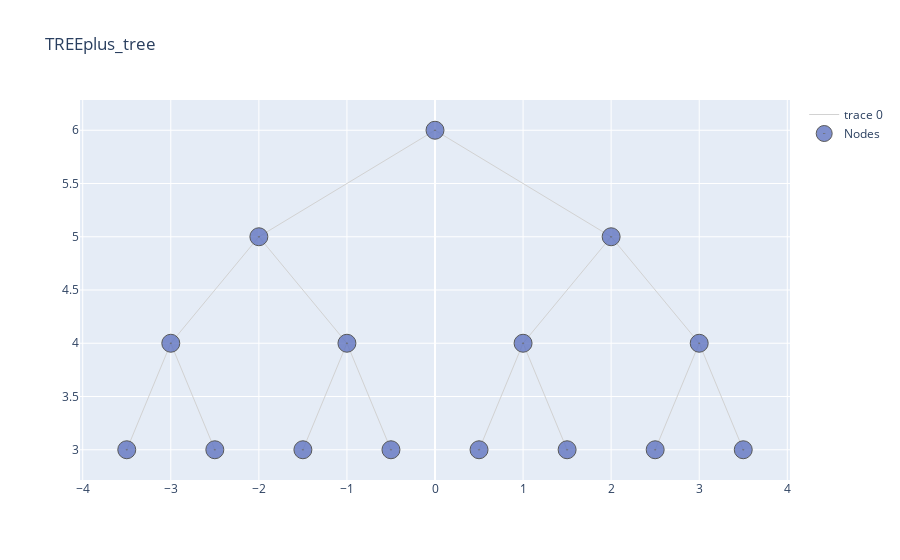

Write notebook code for a chart like this one.
### Markdown cell above
impurity value is the actual impurity in the node accotding to impurity fn aka. gini for the j classes

not for the classes created by twoing the final impuritry measure shown

tomorrow, attempts with cart fast two stage - need to really think about the displayed errors!! worried about tau not decreasing with tree growth , checking if a problem without twoing , no good still may be because of 4 classes 

then regression

then pruning visually

### Code cell
pd.set_option('display.max_rows', None)
pd.set_option('display.max_colwidth', 3000)



tree.print_tree(table = True, html = False).style.hide()

### Figure 1 — Plotly figure (JSON) as saved in the notebook; plotly's stock layout.template omitted (floating-point values rounded to 4 significant figures)
{"data": [{"hoverinfo": "none", "line": {"color": "rgb(210,210,210)", "width": 1}, "mode": "lines", "type": "scatter", "x": [0, -2, null, 0, 2, null, -2, -3, null, -2, -1, null, 2, 1, null, 2, 3, null, -3, -3.5, null, -3, -2.5, null, -1, -1.5, null, -1, -0.5, null, 1, 0.5, null, 1, 1.5, null, 3, 2.5, null, 3, 3.5, null], "y": [6, 5, null, 6, 5, null, 5, 4, null, 5, 4, null, 5, 4, null, 5, 4, null, 4, 3, null, 4, 3, null, 4, 3, null, 4, 3, null, 4, 3, null, 4, 3, null, 4, 3, null, 4, 3, null]}, {"hoverinfo": "text", "marker": {"color": "#6175c1", "line": {"color": "rgb(50,50,50)", "width": 1}, "size": 18, "symbol": "circle-dot"}, "mode": "markers", "name": "Nodes", "opacity": 0.8, "text": ["n8, Class: {1: 0.48, 2: 0.01, 3: 0.43, 4: 0.07}, tau : None, Samples : 928", "n9, Class: {1: 0.76, 2: 0.03, 3: 0.17, 4: 0.05}, tau : None, Samples : 4433", "n10, Class: {1: 0.46, 2: 0.03, 3: 0.05, 4: 0.46}, tau : None, Samples : 6159", "n11, Class: {1: 0.51, 2: 0.02, 3: 0.06, 4: 0.41}, tau : None, Samples : 4088", "n12, Class: {1: 0.12, 2: 0.02, 3: 0.46, 4: 0.39}, tau : None, Samples : 12407", "n13, Class: {1: 0.07, 2: 0.03, 3: 0.15, 4: 0.76}, tau : None, Samples : 20548", "n14, Class: {1: 0.04, 2: 0.02, 3: 0.3, 4: 0.64}, tau : None, Samples : 603", "n15, Class: {1: 0.07, 2: 0.04, 3: 0.6, 4: 0.29}, tau : None, Samples : 26937", "n1, costdrivingfuel_group in ('costdrivingfuelgroup10', 'costdrivingfuelgroup4', 'costdrivingfuelgroup5', 'costdrivingfuelgroup6', 'costdrivingfuelgroup7', 'costdrivingfuelgroup8', 'costdrivingfuelgroup9'), Class:{1: 0.18, 2: 0.03, 3: 0.35, 4: 0.44}, tau : 1.89, Samples: 76103", "n2, car_ownership in ('car_ownership1', 'car_ownership2'), Class:{1: 0.56, 2: 0.03, 3: 0.11, 4: 0.31}, tau : 1.9, Samples: 15608", "n4, age_group in ('age_group0-18', 'age_group19-30', 'age_group31-65'), Class:{1: 0.71, 2: 0.03, 3: 0.21, 4: 0.05}, tau : 1.92, Samples: 5361", "n5, travel_month in ('travel_month10', 'travel_month12', 'travel_month3', 'travel_month4', 'travel_month7'), Class:{1: 0.48, 2: 0.03, 3: 0.05, 4: 0.44}, tau : 1.9, Samples: 10247", "n3, trafficperc_group in ('2medium_traffic', '3mediumhigh_traffic', '4high_traffic'), Class:{1: 0.08, 2: 0.03, 3: 0.42, 4: 0.48}, tau : 1.88, Samples: 60495", "n6, driving_license in ('driving_license1',), Class:{1: 0.09, 2: 0.02, 3: 0.27, 4: 0.62}, tau : 1.91, Samples: 32955", "n7, fueltype in ('fueltype1', 'fueltype2', 'fueltype4', 'fueltype6'), Class:{1: 0.06, 2: 0.04, 3: 0.6, 4: 0.3}, tau : 1.89, Samples: 27540"], "type": "scatter", "x": [-3.5, -2.5, -1.5, -0.5, 0.5, 1.5, 2.5, 3.5, 0, -2, -3, -1, 2, 1, 3], "y": [3, 3, 3, 3, 3, 3, 3, 3, 6, 5, 4, 4, 5, 4, 4]}], "layout": {"title": {"text": "TREEplus_tree"}}}
